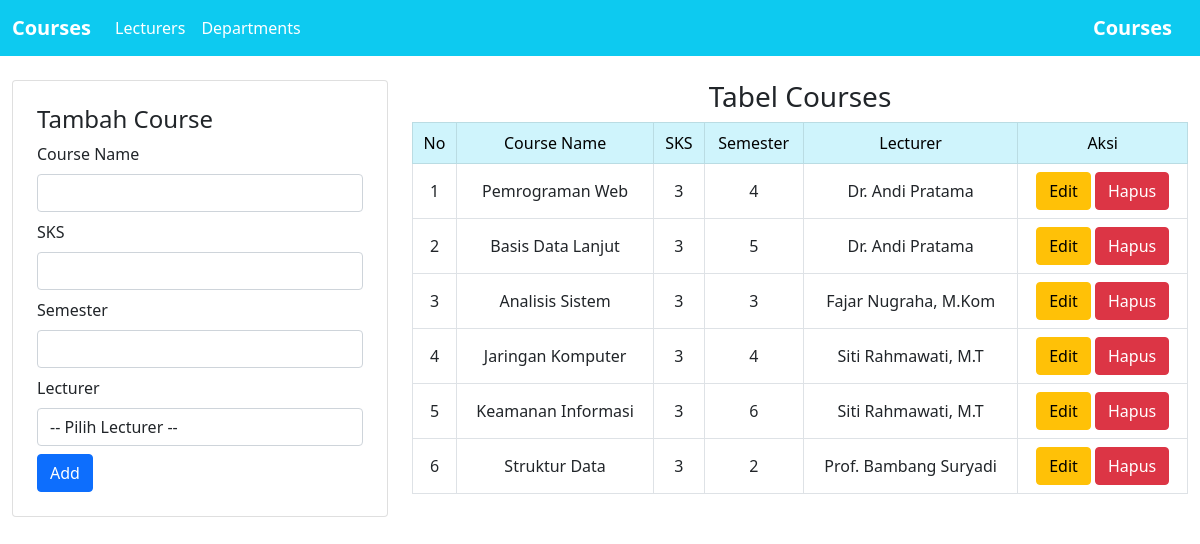
The page / on the database its author committed.
### tables this page shows
CREATE TABLE `courses` (
  `id` int(11) NOT NULL,
  `lecturer_id` int(11) NOT NULL,
  `course_name` varchar(100) NOT NULL,
  `sks` int(11) NOT NULL,
  `semester` int(11) NOT NULL
);

CREATE TABLE `lecturers` (
  `id` int(11) NOT NULL,
  `name` varchar(100) NOT NULL,
  `nidn` varchar(50) NOT NULL,
  `phone` varchar(20) NOT NULL,
  `join_date` date NOT NULL,
  `department_id` int(11) DEFAULT NULL
);

### controllers/CourseController.php (called while the page is built, shortened)
<?php
include_once("models/Lecturer.php");
include_once("views/CourseView.php");
class CourseController
{
  private $course;
  private $lecturer;
  function __construct()
  {
    $this->course = new Course(Config::$db_host, Config::$db_user, Config::$db_pass, Config::$db_name);
    $this->lecturer = new Lecturer(Config::$db_host, Config::$db_user, Config::$db_pass, Config::$db_name);
  }
  public function index()
  {
    $this->course->open();
    $this->course->getCourses();
    $data = array();
    while ($row = $this->course->getResult()) {
      array_push($data, $row);
    }
    $this->lecturer->open();
    $this->lecturer->getLecturers();
    $lecData = array();
    while ($row = $this->lecturer->getResult()) {
      array_push($lecData, $row);
    }
    $view = new CourseView();
    $view->render($data, $lecData);
  }
}

### models/DB.php (called while the page is built, shortened)
<?php
class DB
{
    var $db_host = "";
    var $db_user = "";
    var $db_pass = "";
    var $db_name = "";
    var $db_link = "";
    function __construct($db_host, $db_user, $db_pass, $db_name)
    {
        $this->db_host = $db_host;
        $this->db_user = $db_user;
        $this->db_pass = $db_pass;
        $this->db_name = $db_name;
    }
    function open()
    {
        $this->db_link = mysqli_connect(
            $this->db_host,
            $this->db_user,
            $this->db_pass,
            $this->db_name
        );
    }
    function execute($query)
    {
        $this->result = mysqli_query($this->db_link, $query);
        return $this->result;
    }
}

### models/Course.php (called while the page is built, shortened)
<?php
class Course extends DB
{
    function getCourses()
    {
        $query = "SELECT c.*, l.name AS lecturer_name FROM courses c LEFT JOIN lecturers l ON c.lecturer_id = l.id";
        return $this->execute($query);
    }
}

### views/CourseView.php (the view, shortened to what this page needs)
<?php
class CourseView
{
  public function render($data, $lecturers)
  {
    $no = 1;
    $dataCourse = null;
    foreach ($data as $val) {
      $id = $val['id'];
      $course_name = $val['course_name'];
      $sks = $val['sks'];
      $semester = $val['semester'];
      $lecturer_name = isset($val['lecturer_name']) ? $val['lecturer_name'] : '-';
      $dataCourse .= "<tr class='text-center align-middle'>
                <td>" . $no++ . "</td>
                <td>" . $course_name . "</td>
                <td>" . $sks . "</td>
                <td>" . $semester . "</td>
                <td>" . $lecturer_name . "</td>
                <td>
                  <a href='index.php?id_edit=" . $id .  "' class='btn btn-warning'>Edit</a>
                  <a href='index.php?id_hapus=" . $id . "' class='btn btn-danger'>Hapus</a>
                </td></tr>";
    }
  }
}

### index.php (shortened to what this page needs)
<?php
include_once("views/Template.php");
include_once("models/DB.php");
include_once("controllers/CourseController.php");
$course = new CourseController();
if (isset($_POST['add'])) {
    $course->add();
    header("location:index.php");
    exit;
} else if (!empty($_GET['id_hapus'])) {
    $_GET['id'] = $_GET['id_hapus'];
    $course->delete();
    header("location:index.php");
    exit;
} else if (isset($_POST['edit'])) {
    $course->edit();
    header("location:index.php");
    exit;
} else {
    $course->index();
}

### views/Template.php (shortened to what this page needs)
<?php
class Template
{
    var $content = '';
    function __construct($filename = '')
    {
        $path = __DIR__ . '/../templates/' . $filename;
        $this->content = implode("", file($path));
    }
    function clear()
    {
        $this->content = preg_replace("/DATA_[A-Z|_|0-9]+/", "", $this->content);
    }
    function write()
    {
        print $this->content;
    }
    function replace($old = '', $new = '')
    {
        if (is_int($new)) {
            $value = sprintf("%d", $new);
        } else {
            $value = $new;
        }
        $this->content = preg_replace("/$old/", $value, $this->content);
    }
}

### rows shown on the page
courses: course_name "Pemrograman Web", sks "3", semester "4", lecturer.name "Dr. Andi Pratama"
courses: course_name "Basis Data Lanjut", sks "3", semester "5", lecturer.name "Dr. Andi Pratama"
courses: course_name "Analisis Sistem", sks "3", semester "3", lecturer.name "Fajar Nugraha, M.Kom"
courses: course_name "Jaringan Komputer", sks "3", semester "4", lecturer.name "Siti Rahmawati, M.T"
courses: course_name "Keamanan Informasi", sks "3", semester "6", lecturer.name "Siti Rahmawati, M.T"
courses: course_name "Struktur Data", sks "3", semester "2", lecturer.name "Prof. Bambang Suryadi"
